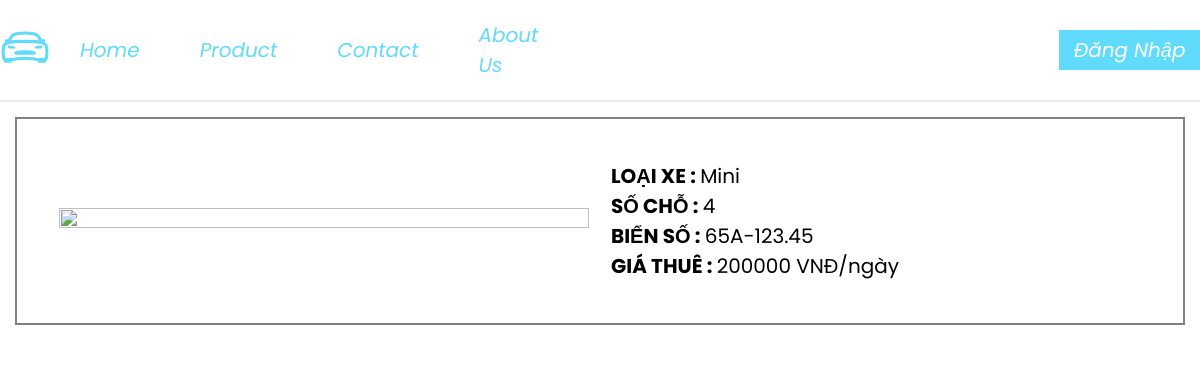
/car.php?name=65A-123.45, run on an earlier commit of the app's database.
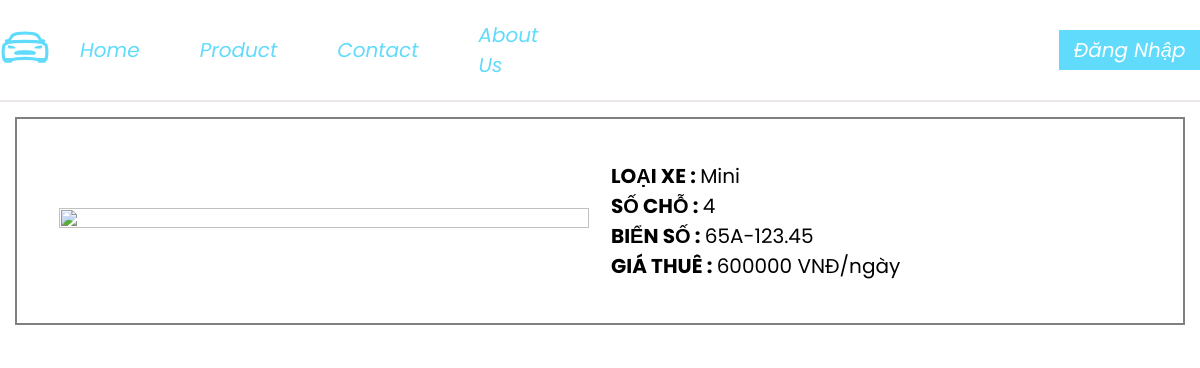
And on a later commit of the database.
### tables this page shows
CREATE TABLE `car` (
  `carID` int(11) NOT NULL AUTO_INCREMENT,
  `carNumPlate` varchar(20) NOT NULL,
  `typeID` int(11) NOT NULL,
  `carDescribe` varchar(100) DEFAULT NULL,
  `carState` int(11) DEFAULT 0,
  `carImg` longblob DEFAULT NULL,
  PRIMARY KEY (`carID`),
  UNIQUE KEY `carNumPlate` (`carNumPlate`),
  KEY `fkCarType` (`typeID`),
  CONSTRAINT `fkCarType` FOREIGN KEY (`typeID`) REFERENCES `cartype` (`typeID`)
);

CREATE TABLE `cartype` (
  `typeID` int(11) NOT NULL AUTO_INCREMENT,
  `typeName` varchar(100) DEFAULT NULL,
  `seatNum` int(11) DEFAULT 0,
  `price` int(11) DEFAULT 0,
  PRIMARY KEY (`typeID`),
  UNIQUE KEY `typeName` (`typeName`),
  CONSTRAINT `ckSeatNum` CHECK (`seatNum` >= 0),
  CONSTRAINT `ckPrice` CHECK (`price` >= 0)
);

### car.php (the view, shortened to what this page needs)
<!DOCTYPE html>
<html lang="vn">
<head>
    <link rel="stylesheet" type="text/css" href="style.css">
    <link rel="stylesheet" type="text/css" href="style-car.css">
</head>
<body>
    <?php include('header.php') ?>
	<div id="container">
        <?php
            if(isset($_REQUEST['name'])){
                require "connection.php";
                $query = "SELECT * FROM car c JOIN carType ct ON c.typeid=ct.typeid
                    WHERE c.carNumPlate='$_REQUEST[name]'";
                $result = $conn->query($query)
                    or die("Data retrieval failed" . $conn->conenct_error);
                $row = $result->fetch_assoc();
                 if($row){
                    echo "<div class=\"car-info\">
                        <table id=\"frame\">
                            <tr>
                                <td id=\"fr-left\" align=\"right\"><img class=\"carImg\" src='imgLoad.php?name=$row[carID]'></td>
                                <td id=\"fr-right\">
                                    <b>LOẠI XE	: </b>$row[typeName]<br>
                                    <b>SỐ CHỖ 	: </b>$row[seatNum]<br>
                                    <b>BIỂN SỐ	: </b>$row[carNumPlate]<br>
                                    <b>GIÁ THUÊ	: </b>$row[price] VNĐ/ngày<br>";
                                echo "</td>
                            </tr>
                        </table>
                    </div>";
                }
            }
        ?>
	</div>
</body>
</html>

### header.php (shortened to what this page needs)
<html>
<head>
    <link rel="stylesheet" href="header.css">
</head>
<body>
    <div id="web">
        <header>
            <div class="logo">
                <ion-icon name="car-sport-outline"></ion-icon>
            </div>
            <ul id="main-menu">
                <li class="item"><a href="../RentCar/main.php">Home</a></li>
                <li class="item"><a href="../RentCar/main.php">Product</a></li>
                <li class="item"><a href="../RentCar/main.php">Contact</a></li>
                <li class="item"><a href="../RentCar/main.php">About Us</a></li>
            </ul>
            <div class="usernameA-test">
			</div>
			<div class="logout-test">
				<?php
                    if(!isset($_SESSION['user_login']))
                    echo "<a class=\"logout\" href=\"login.php\">Đăng Nhập</a>";
				?>
			</div>
        </header>
    </div>
</body>
</html>

### style.css (style rules this page uses)
body { width: 100%; margin: auto; }
div { display: block; }
a { text-decoration: none; font-size: 20px; color:#61DBFB; font-style: italic; font-family: 'Poppins',sans-serif; }
.logout { color: white; font-style: italic; font-family: 'Poppins',sans-serif; }
#container { border: 5px solid green; background-color: white; border: 10px solid white; }
.car-info { border: solid grey 2px; padding:10px; margin:5px; font-size: 20px; overflow:auto; line-height: 1.5; }
.carImg { width:350px; height:250px; float:left; clear:left; margin-right:15px; }

### style-car.css (style rules this page uses)
#frame { width:100%; padding:20px; }
#fr-left { width:50%; padding:10px; }
#fr-right { width:50%; padding:10px; vertical-align: top; }
.carImg { width:100%; height:100%; }

### header.css (style rules this page uses)
* { padding:0; margin:0; }
body { width: 100%; height: 100vh; font-family: 'Poppins',sans-serif; }
header { width: 100%; height: 100px; display: flex; justify-content: space-around; align-items: center; border-bottom: 2px solid rgb(235,231,231); }
header .logo ion-icon { font-size:50px; color:#61DBFB; animation :animate 4s infinite linear; }
header #main-menu { display: flex; justify-content: center; align-items: center; list-style: none; }
header #main-menu .item { margin:0px 30px; }
header .usernameA-test { margin-left: 350px; width: 200px; height: 40px; display: flex; justify-content: center; align-items: center; text-decoration: none; font-size: 20px; color:#61DBFB; font-style: italic; font-family: 'Poppins',sans-serif; }
header .logout-test { width: 200px; height: 40px; background:#61DBFB; display: flex; justify-content: center; align-items: center; }

What changed in the data, as far as the page shows it:
changed through a linked row, car "Mini": typeID.price "200000" → "600000"
